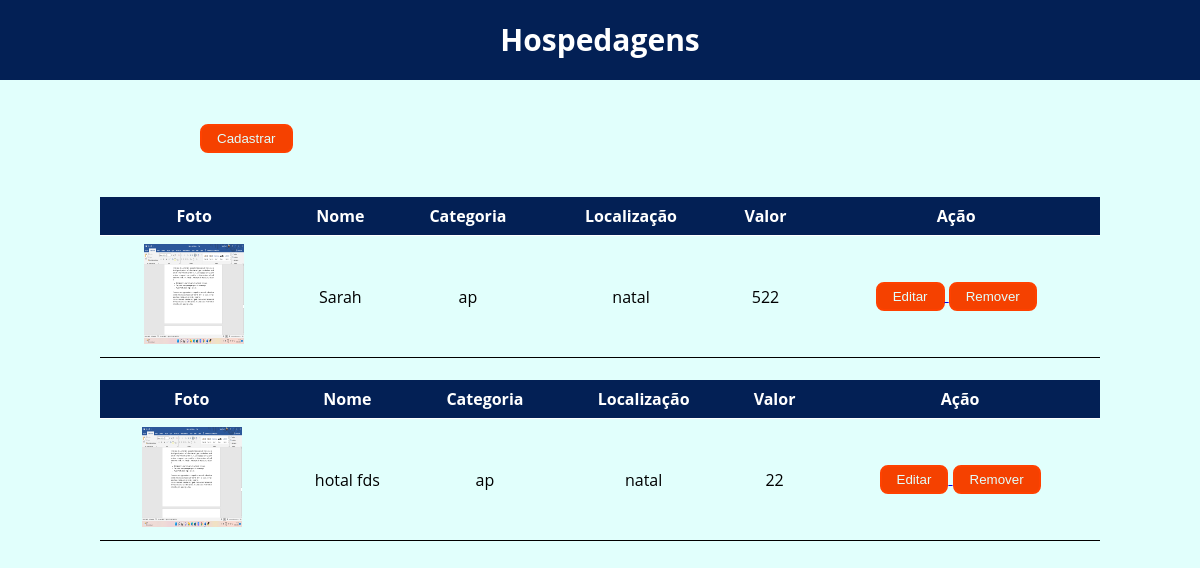
Before: /Hospedagens/ with the older database file.
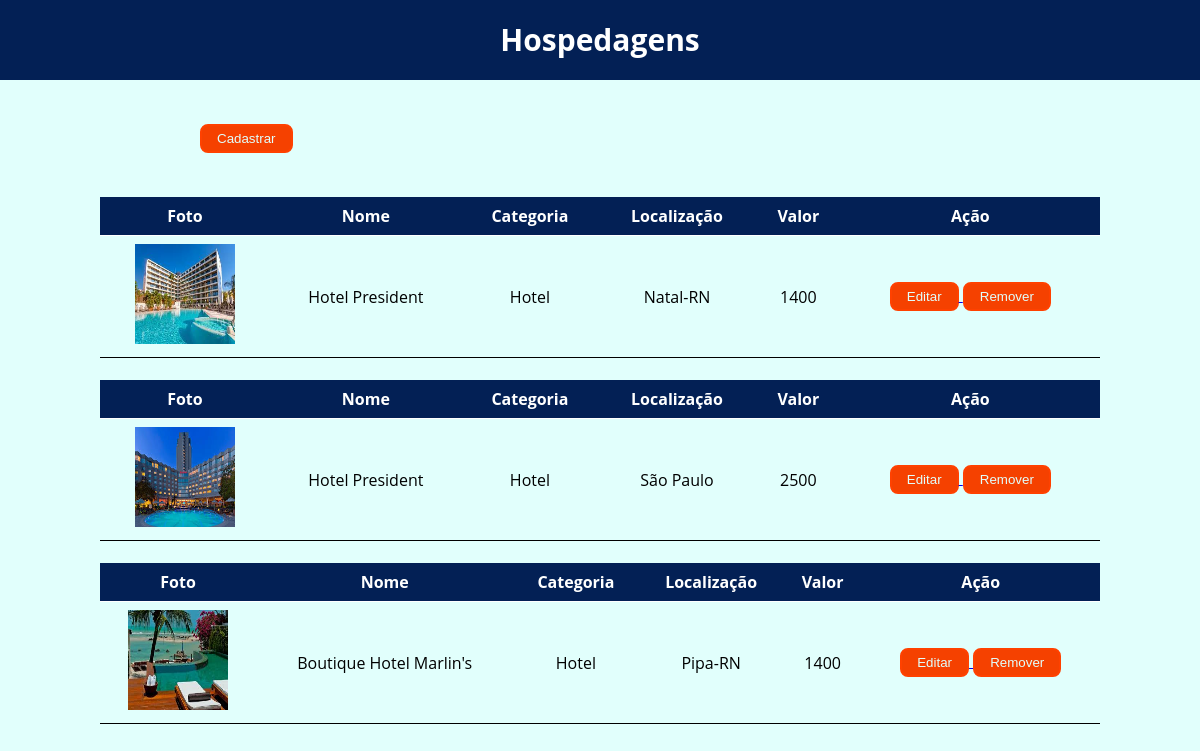
After: the same page with the newer database file.
### core/models.py (models this page shows)
class Hospedagem(models.Model):
    foto = models.ImageField('Foto', upload_to='Hospedagem', null=True)
    nome = models.CharField('Nome', max_length=100)
    categoria = models.CharField('Categoria', max_length=100)
    localização = models.CharField('Localização', max_length=100)
    valor = models.IntegerField('Valor', max_length=100)

### core/views.py (the view)
# urls.py: path('Hospedagens/', listar_hospedagem, name='listar_hospedagem'),
def listar_hospedagem(request):
    variavel_hospedagem = Hospedagem.objects.all()
    contexto = {
        'todas_hospedagens': variavel_hospedagem
    }
    return render(request, 'templates/hospedagem.html', contexto)

### templates/templates/hospedagem.html (shortened to what this page needs)
{% extends 'base.html' %}
{% block content %}
<header>
    <h1 class="titulo2">Hospedagens</h1>
</header><br><br>
<main class="botão1">
    <a href="{% url 'cadastrar_hospedagem' %}"><button type="button"> Cadastrar </button></a>
</main><br>
    {% for hospedagem in todas_hospedagens %}<br>
    <center>
        <table class="div">
            <div>
                <tr>
                    <th>Foto</th>
                    <th>Nome</th>
                    <th>Categoria</th>
                    <th>Localização</th>
                    <th>Valor</th>
                    <th>Ação</th>
                </tr>
            </div>
            <div>
                <tr>
                    <div>
                        <td><img src="/media/{{hospedagem.foto}}" alt="" width="100px" height="100px"/></td>
                        <td>{{hospedagem.nome}}</td>
                        <td>{{hospedagem.categoria}}</td>
                        <td>{{hospedagem.localização}}</td>
                        <td>{{hospedagem.valor}}</td>
                        <td><a href="{% url 'editar_hospedagem' hospedagem.id %}"><button type="button"> Editar </button>
                            <a href="{% url 'remover_hospedagem' hospedagem.id %}"><button type="button"> Remover </button></td>
                    </div>
                </tr>
            </div>
        </table>
    </center>
    {% empty %}
    <p> Não existem cursos Cadastrados. </p>
    {% endfor %}
{% endblock %}

### templates/base.html (shortened to what this page needs)
{% load static %}
{% load widget_tweaks %}
<!DOCTYPE html>
<html lang="en">
<head>
    <link rel="stylesheet" type="text/css" href="/static/css/styles.css">
</head>
<body>
    {% block content %}
    {% endblock %}
</body>
</html>

### estaticos/css/styles.css (style rules this page uses)
* { margin: 0; padding: 0; box-sizing: border-box; }
body { font-family: 'Open Sans'; min-height: 100vh; display: flex; flex-direction: column; background-color: rgb(225, 255, 252); }
.titulo2 { color: white; text-align: center; background-color:rgb(3, 32, 85); line-height: 80px; font-size: 30px; }
table { border-collapse: collapse; width: 1000px; }
th { font-weight: bold; background-color: rgb(3, 32, 85); color: white; }
th, td { padding: 8px; text-align: left; border-bottom: 1px solid; text-align: center; }
button { border-radius: 8px; padding:5px 15px; border: 2px solid rgb(295, 65, 0); background-color: rgb(245, 65, 0); color: rgb(225, 255, 252); }
.botão1 { padding-left: 200px; }

Changed rows visible on the page:
removed Hospedagem: foto (picture), nome "Sarah", categoria "ap", localização "natal", valor "522"
removed Hospedagem: foto (picture), nome "hotal fds", categoria "ap", localização "natal", valor "22"
added Hospedagem: foto (picture), nome "Hotel President", categoria "Hotel", localização "Natal-RN", valor "1400"
added Hospedagem: foto (picture), nome "Hotel President", categoria "Hotel", localização "São Paulo", valor "2500"
added Hospedagem: foto (picture), nome "Boutique Hotel Marlin's", categoria "Hotel", localização "Pipa-RN", valor "1400"
